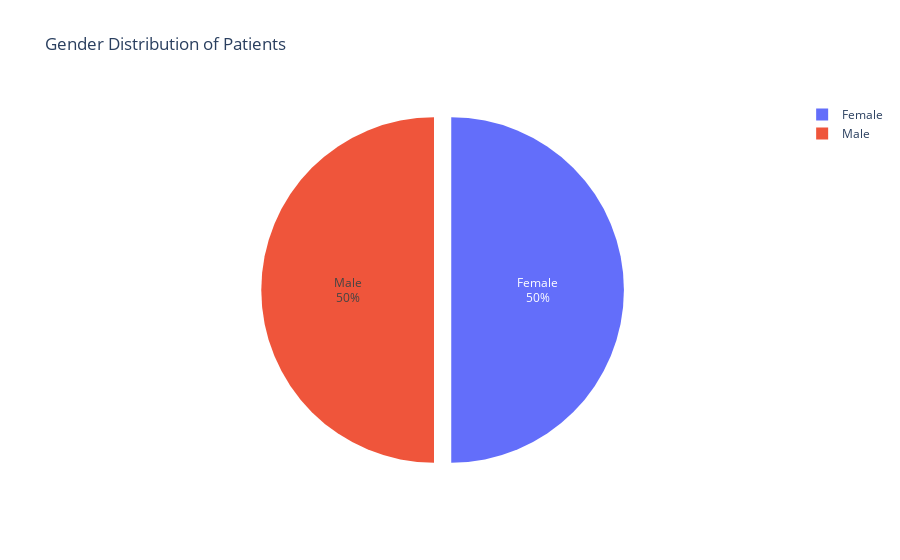

The cell this chart's notebook holds for it:
### Code cell
# Count the number of patients for each gender
gender_counts = df['Gender'].value_counts()

# Create the pie chart using Plotly
fig = px.pie(
    gender_counts.values,
    gender_counts.index,
    title='Gender Distribution of Patients',
    color=gender_counts.index
)

# Customize the layout
fig.update_traces(textinfo='percent+label', pull=[0.1, 0])  # Highlight one slice
fig.update_layout(template='plotly_white')

# Display the chart
fig.show()

### Figure 1 — Plotly figure (JSON) as saved in the notebook; plotly's stock layout.template omitted (floating-point values rounded to 4 significant figures)
{"data": [{"customdata": [["Female"], ["Male"]], "domain": {"x": [0, 1], "y": [0, 1]}, "hovertemplate": "label=%{label}<br>color=%{customdata[0]}<extra></extra>", "labels": ["Female", "Male"], "legendgroup": "", "marker": {"colors": ["#636efa", "#EF553B"]}, "name": "", "pull": [0.1, 0], "showlegend": true, "textinfo": "percent+label", "type": "pie"}], "layout": {"legend": {"tracegroupgap": 0}, "title": {"text": "Gender Distribution of Patients"}}}
